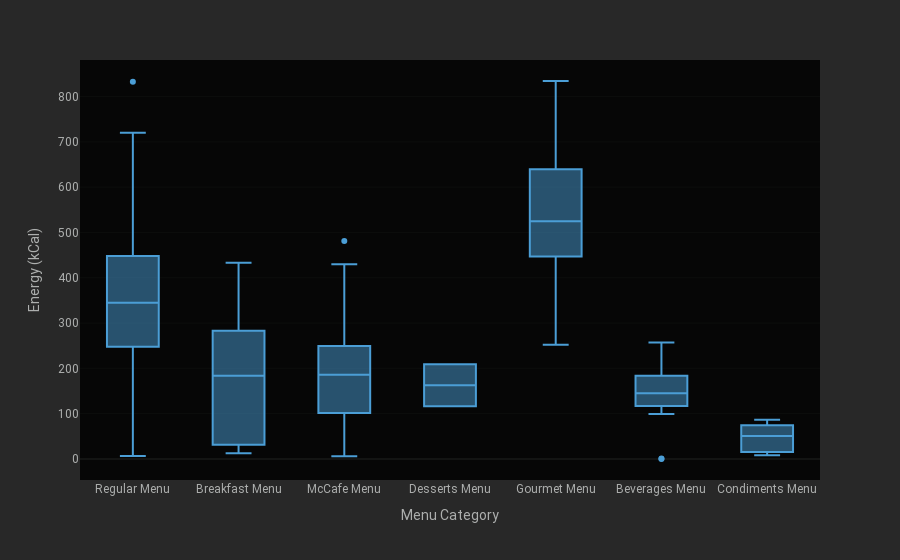

Source (notebook cell):
### Code cell
px.box(tabela, x = 'Menu Category', y = 'Energy (kCal)' ,template = 'cyborg')

### Figure 1 — Plotly figure (JSON) as saved in the notebook; plotly's stock layout.template omitted (floating-point values rounded to 4 significant figures; data arrays with more than 128 entries replaced by an {"elided": "..."} marker saying what was removed)
{"data": [{"alignmentgroup": "True", "hovertemplate": "Menu Category=%{x}<br>Energy (kCal)=%{y}<extra></extra>", "legendgroup": "", "marker": {"color": "#4b9ed6"}, "name": "", "notched": false, "offsetgroup": "", "orientation": "v", "showlegend": false, "type": "box", "x": {"elided": "141 str values"}, "x0": " ", "xaxis": "x", "y": {"elided": "141 float values"}, "y0": " ", "yaxis": "y"}], "layout": {"boxmode": "group", "legend": {"tracegroupgap": 0}, "margin": {"t": 60}, "xaxis": {"anchor": "y", "domain": [0, 1], "title": {"text": "Menu Category"}}, "yaxis": {"anchor": "x", "domain": [0, 1], "title": {"text": "Energy (kCal)"}}}}
